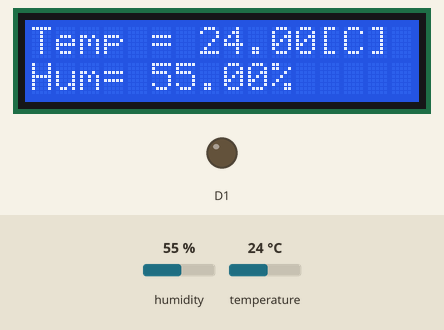
Simulated run of this sketch. Board: ESP8266 (NodeMCU). Shown: 16×2 character LCD, output pins drawn as LEDs (lit = HIGH). The inputs (shaded band) are chosen by the test bench; at power-on: humidity 55 %, temperature 24 °C. What the sketch prints to the serial monitor is not drawn.

Above: at 1.2 s.
1.3 s: humidity set to 22 %
At 2.7 s:
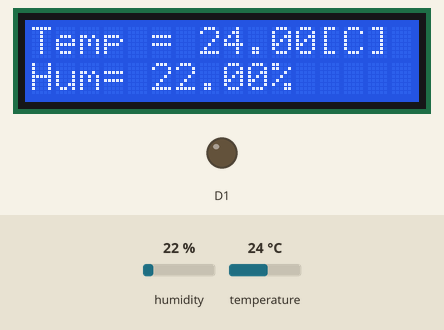
4.0 s: temperature set to 12 °C
At 5.3 s:
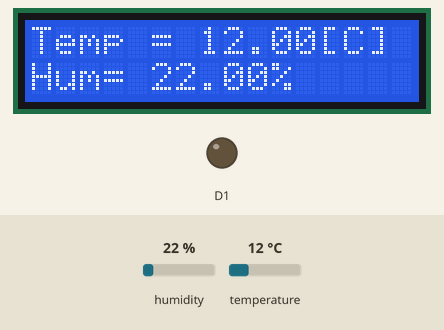
6.7 s: humidity set to 40 %
At 9.2 s:
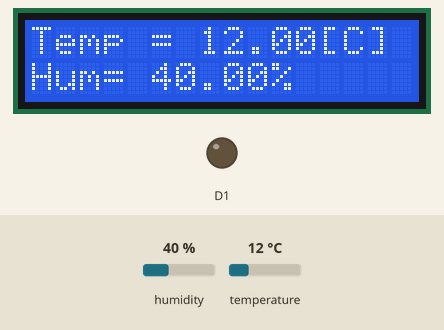
9.7 s: temperature set to 19 °C
At 10.6 s:
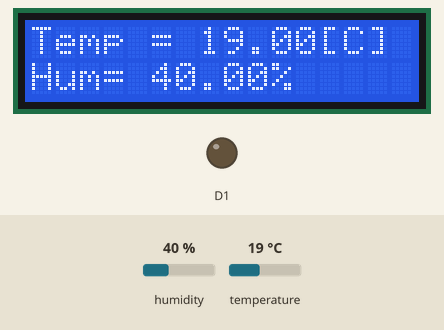
Timing chart, 0 to 12.7 s (numbered marks = the images above; inputs shaded):
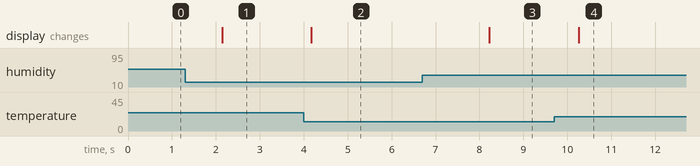

Measured:
- after the input at 1.3 s, the display: changes after 0.84 s (image 1)
- after the input at 4.0 s, the display: changes after 0.17 s (image 2)
- after the input at 6.7 s, the display: changes after 1.5 s (image 3)
- after the input at 9.7 s, the display: changes after 0.56 s (image 4)

The sketch:

HelloWorld.ino
```cpp
#include <Wire.h>
#include <DHT.h>

#include <LiquidCrystal_I2C.h>  // I2C를 사용하기위한 라이브러리 불러옴

#define DHTPIN D3     // Digital pin connected to the DHT sensor  D2핀에 설정함
#define DHTTYPE DHT11   // DHT 11
DHT dht(DHTPIN, DHTTYPE); //객체선언


// Set the LCD address to 0x27 for a 16 chars and 2 line display
LiquidCrystal_I2C lcd(0x27, 16, 2);

void setup()
{

	// initialize the LCD
	lcd.begin();
  Serial.begin(9600);
	// Turn on the blacklight and print a message.
	lcd.backlight();

  dht.begin();
  pinMode(D1,OUTPUT);
//	lcd.print("Hello, world!");
//  delay(3000);
//  lcd.clear();  //글자 지우기
}

void loop()
{
//  lcd.clear();
//  lcd.setCursor(0,0);    // (첫번째 칸, 첫째줄)
//  lcd.print("Hello, world!");// (칸, 줄)
//  delay(100);
//  lcd.clear();
//  lcd.setCursor(0,0);
//  lcd.print("12345");
//  delay(100);
//  lcd.clear();
  float Temp= dht.readTemperature();
  float Hum= dht.readHumidity();
  Serial.println(Temp,1);
  lcd.setCursor(0,0);
  lcd.print("Temp = ");
  lcd.print(Temp);
  lcd.println("[C]");

  Serial.println(Hum,1);
  lcd.setCursor(0,1);
  lcd.print("Hum= ");
  lcd.print(Hum);
  lcd.print("%");
  if (Temp>28){digitalWrite(D0,LOW);}
  else {digitalWrite(D0,HIGH);}


	// Do nothing here...
}
```
